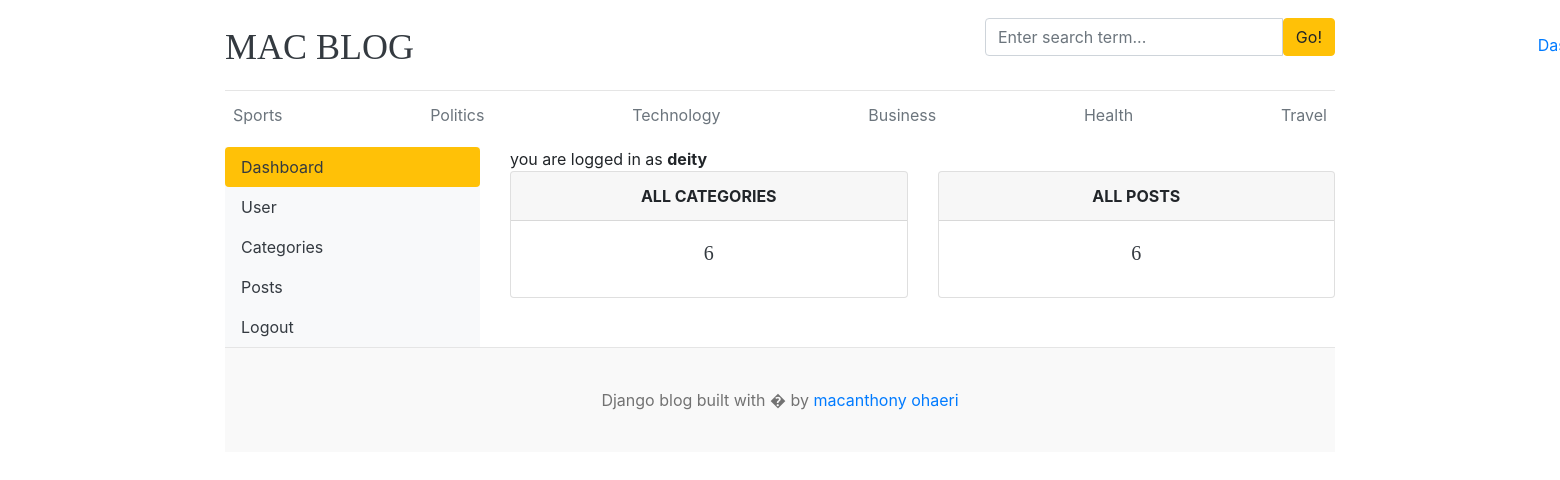
/dashboard/ (signed in), run on the app's committed database.
### blog_app/models.py (models this page shows)
class Category(models.Model):
    category_name = models.CharField(max_length=250)
    created_at = models.DateTimeField(auto_now_add=True)
    updated = models.DateTimeField(auto_now=True)
    def __str__(self):
        return self.category_name
    class Meta:
        verbose_name_plural = "categories"

### dashboards/views.py (the view)
# urls.py: path('dashboard/', include('dashboards.urls')),
@login_required(login_url='login')
def dashboard(request):
    category_count = Category.objects.all().count
    blog_count = Blog.objects.all().count
    context = {
        'category_count': category_count,
        'blog_count': blog_count
    }
    return render(request, 'dashboard/dashboard.html', context)

### blog_app/context_processors.py (called while the page is built)
def get_categories(request):
    categories = Category.objects.all()
    return dict(categories=categories)

def get_social_links(request):
    social_links = SocialLink.objects.all()
    return dict(social_links=social_links)

### templates/dashboard/dashboard.html
{% extends 'base.html' %}
{% block content %}
    <div class="row">
        {% include 'dashboard/sidebar.html' %}
        <div class="col-md-9">
        <span>you are logged in as <b>{{user}}</b></span>
            <div class="row">
                <div class="col">
                    <div class="card border-default mb-3">
                        <div class="card-header text-center text-uppercase font-weight-bold">All Categories</div>
                        <div class="card-body text-dark">
                            <h5 class="card-title text-center">{{category_count}}</h5>
                        </div>
                    </div>
                </div>
                <div class="col">
                    <div class="card border-default mb-3">
                        <div class="card-header text-center text-uppercase font-weight-bold">All posts</div>
                        <div class="card-body text-dark">
                            <h5 class="card-title text-center">{{blog_count}}</h5>
                        </div>
                    </div>
                </div>
            </div>
        </div>
    </div>
{% endblock %}

### templates/base.html (shortened to what this page needs)
{% load static %}
<html lang="en">
<head>
    <link href="https://getbootstrap.com/docs/4.0/dist/css/bootstrap.min.css" rel="stylesheet">
    <link href="{% static 'css/blog.css' %}" rel="stylesheet">
    <link rel="stylesheet" href="https://cdnjs.cloudflare.com/ajax/libs/font-awesome/4.7.0/css/font-awesome.min.css"
  </head>
<body>
    <div class="container">
      <header class="blog-header py-3">
        <div class="row flex-nowrap justify-content-between align-items-center">
          <div class="col-8 pt-1">
            <a class="blog-header-logo text-dark" href="{% url 'home' %}">MAC BLOG</a>
          </div>
            <div class="col-4">
                <form action="{% url 'search' %}" method="GET">
                      <div class="input-group">
                        <input class="form-control" type="text" name="keyword" value="{{keyword}}" placeholder="Enter search term..." aria-label="Enter search term..." aria-describedby="button-search" />
                        <button type="submit" class="btn btn-warning" id="button-search" type="button">Go!</button>
                    </div>
                </form>
            </div>
          <div class="col-4 d-flex justify-content-end align-items-center">
              {% if not user.is_authenticated %}
            <a class="btn btn-sm btn-warning" href="{% url 'login' %}">Login</a> &nbsp;
            <a class="btn btn-sm btn-outline-secondary" href="{% url 'register' %}">Register</a>
              {% else %}
              <span><a href="{% url 'dashboard' %}">Dashboard</a></span>
              {% endif %}
          </div>
        </div>
      </header>
      <div class="nav-scroller py-1 mb-2">
        <nav class="nav d-flex justify-content-between">
          {% for cat in categories %}
          <a class="p-2 text-muted" href="{% url 'post_by_category' cat.pk %}">{{cat}}</a>
          {% endfor %}
        </nav>
      </div>
{% block content %}
{% endblock %}
    <footer class="blog-footer">
      <p>Django blog built with � by <a href="#">macanthony ohaeri</a></p>
    </footer>
</body>
</html>

### blog_app/static/css/blog.css (style rules this page uses)
.blog-header { border-bottom: 1px solid #e5e5e5; }
.blog-header-logo { font-family: "Playfair Display", Georgia, "Times New Roman", serif; font-size: 2.25rem; }
h1, h2, h3, h4, h5, h6 { font-family: "Playfair Display", Georgia, "Times New Roman", serif; }
.blog-footer { padding: 2.5rem 0; color: #727272; text-align: center; background-color: #f9f9f9; border-top: .05rem solid #e5e5e5; }
.blog-footer p:last-child { margin-bottom: 0; }

### data on the page
Category: category_name "Sports"
Category: category_name "Politics"
Category: category_name "Technology"
Category: category_name "Business"
Category: category_name "Health"
Category: category_name "Travel"

### other printed values
{{ user }} "deity"
{{ category_count }} "6"
{{ blog_count }} "6"
